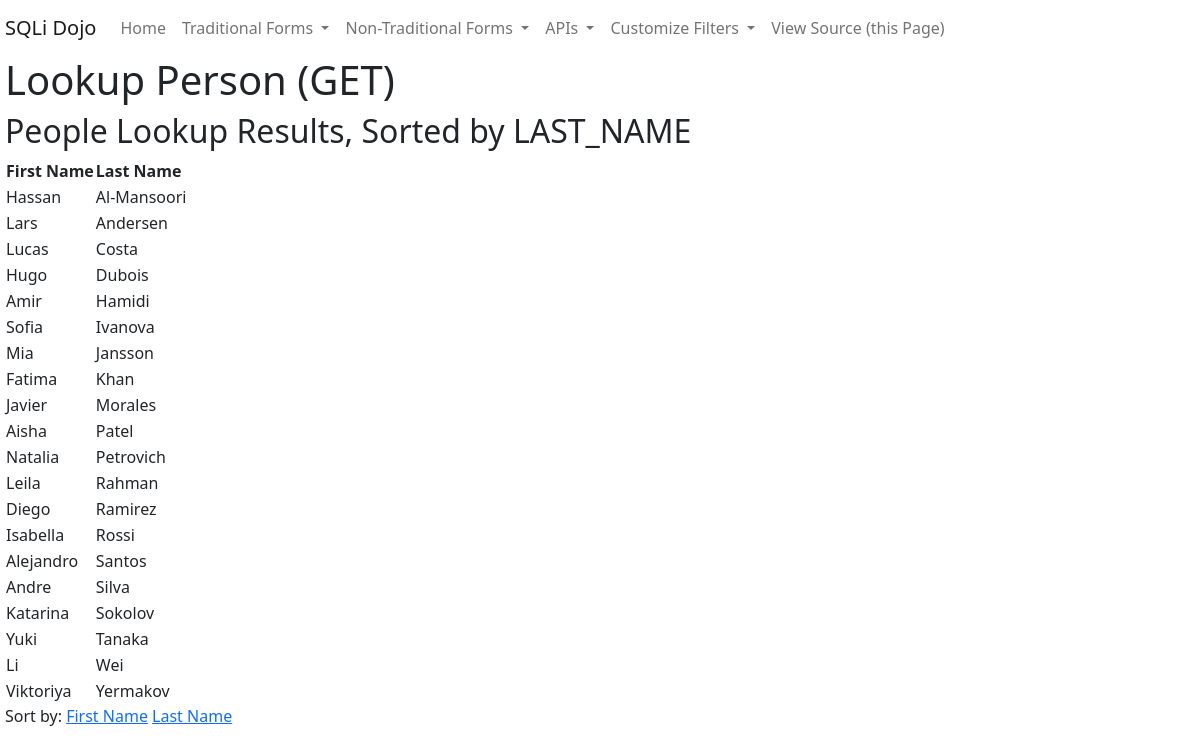
Page /show_all_people.php?order_by=LAST_NAME on the committed database.
### tables this page shows
CREATE TABLE PEOPLE (
    id INT AUTO_INCREMENT PRIMARY KEY,
    first_name VARCHAR(50) NOT NULL,
    last_name VARCHAR(50) NOT NULL,
    email VARCHAR(100) NOT NULL
);

### src/common/common_filter.php (called while the page is built, shortened)
<?php
function execute_and_handle_error($fn) {
    try {
        return $fn();
    } catch (Exception $exc) {
        if(isset($_REQUEST['error'])) {
            if($_REQUEST['error'] == 'silent') {
                die();
            }
        } else {
            throw $exc;
        }
    }
}
?>

### src/show_all_people.php (the view, shortened to what this page needs)
<!DOCTYPE html>
<html>
<head>
    <?php include_once('common/head.php'); ?>
</head>
<body>
    <?php include_once('common/nav.php'); ?>
    <h1>Lookup Person (GET)</h1>
<?php
require_once('common/common_filter.php');
$order_by = $_GET['order_by'] ?? 'FIRST_NAME';
$pdo = getConnection();
if ($pdo !== null) {
    $query = "SELECT FIRST_NAME, LAST_NAME FROM PEOPLE ORDER BY " . $order_by . " ASC LIMIT 20";
    $statement = execute_and_handle_error(function()use($pdo,$query){return $pdo->query($query);});
    echo "<h2>People Lookup Results, Sorted by ".$order_by."</h2>";
    echo "<table>";
    echo "<tr><th>First Name</th><th>Last Name</th></tr>";
    if(isset($statement)) {
        while ($row = $statement->fetch(PDO::FETCH_ASSOC)) {
            echo "<tr><td>" . htmlspecialchars($row['FIRST_NAME']) . "</td><td>" . htmlspecialchars($row['LAST_NAME']) . "</td></tr>";
        }
    }
    echo "</table>";
    echo <<<SORTBY
    Sort by:
    <a href="show_all_people.php?order_by=FIRST_NAME">First Name</a>
    <a href="show_all_people.php?order_by=LAST_NAME">Last Name</a>
    SORTBY;
}
?>
</body>
</html>

### src/common/head.php (style rules this page uses)
body { margin: 0px 5px; }

### rows in the picture
people: first_name "Hassan", last_name "Al-Mansoori"
people: first_name "Lars", last_name "Andersen"
people: first_name "Lucas", last_name "Costa"
people: first_name "Hugo", last_name "Dubois"
people: first_name "Amir", last_name "Hamidi"
people: first_name "Sofia", last_name "Ivanova"
people: first_name "Mia", last_name "Jansson"
people: first_name "Fatima", last_name "Khan"
people: first_name "Javier", last_name "Morales"
people: first_name "Aisha", last_name "Patel"
people: first_name "Natalia", last_name "Petrovich"
people: first_name "Leila", last_name "Rahman"
people: first_name "Diego", last_name "Ramirez"
people: first_name "Isabella", last_name "Rossi"
people: first_name "Alejandro", last_name "Santos"
people: first_name "Andre", last_name "Silva"
people: first_name "Katarina", last_name "Sokolov"
people: first_name "Yuki", last_name "Tanaka"
people: first_name "Li", last_name "Wei"
people: first_name "Viktoriya", last_name "Yermakov"

### other values in the picture
$order_by "LAST_NAME"
